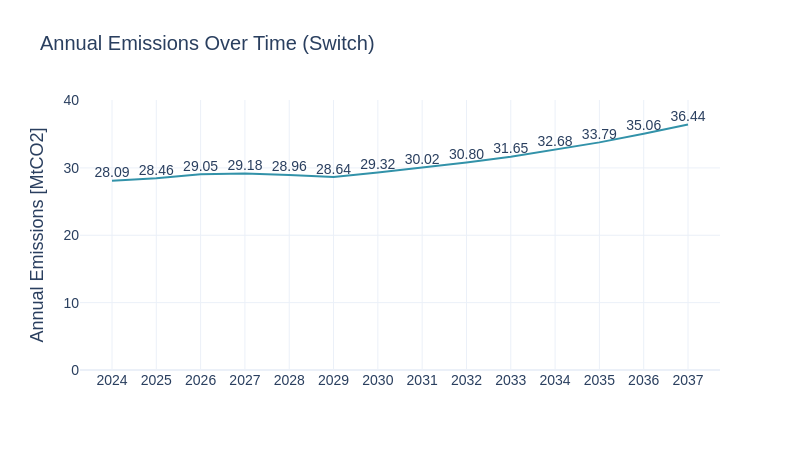

Write notebook code for a chart like this one.
### Code cell
em_sw = pd.read_csv(model_outputs_path + '/emissions.csv')
em_sw['AnnualEmissions_MtCO2_per_yr'] = em_sw['AnnualEmissions_tCO2_per_yr'] / 1e6
em_sw = em_sw[em_sw['PERIOD'] != years[0]]
sw.scenarios.annual_emmissions(em_sw, 'PERIOD', 'AnnualEmissions_MtCO2_per_yr', scenario_name, 'Switch')

### Figure 1 — Plotly figure (JSON) as saved in the notebook; plotly's stock layout.template omitted (floating-point values rounded to 4 significant figures)
{"data": [{"line": {"color": "#3292A9"}, "mode": "lines+text", "text": ["28.09", "28.46", "29.05", "29.18", "28.96", "28.64", "29.32", "30.02", "30.80", "31.65", "32.68", "33.79", "35.06", "36.44"], "textfont": {"family": "Arial", "size": 14}, "textposition": "top center", "type": "scatter", "x": [2024, 2025, 2026, 2027, 2028, 2029, 2030, 2031, 2032, 2033, 2034, 2035, 2036, 2037], "y": [28.09, 28.46, 29.05, 29.18, 28.96, 28.64, 29.32, 30.02, 30.8, 31.65, 32.68, 33.79, 35.06, 36.44]}], "layout": {"font": {"family": "Arial", "size": 16}, "height": 450, "showlegend": false, "title": {"font": {"family": "Arial", "size": 20}, "text": "Annual Emissions Over Time (Switch)"}, "width": 800, "xaxis": {"tickfont": {"family": "Arial", "size": 14}, "tickvals": [2024, 2025, 2026, 2027, 2028, 2029, 2030, 2031, 2032, 2033, 2034, 2035, 2036, 2037], "title": {"font": {"family": "Arial", "size": 18}, "text": ""}}, "yaxis": {"range": [0, 40.08], "tickfont": {"family": "Arial", "size": 14}, "title": {"font": {"family": "Arial", "size": 18}, "text": "Annual Emissions [MtCO2]"}}}}
